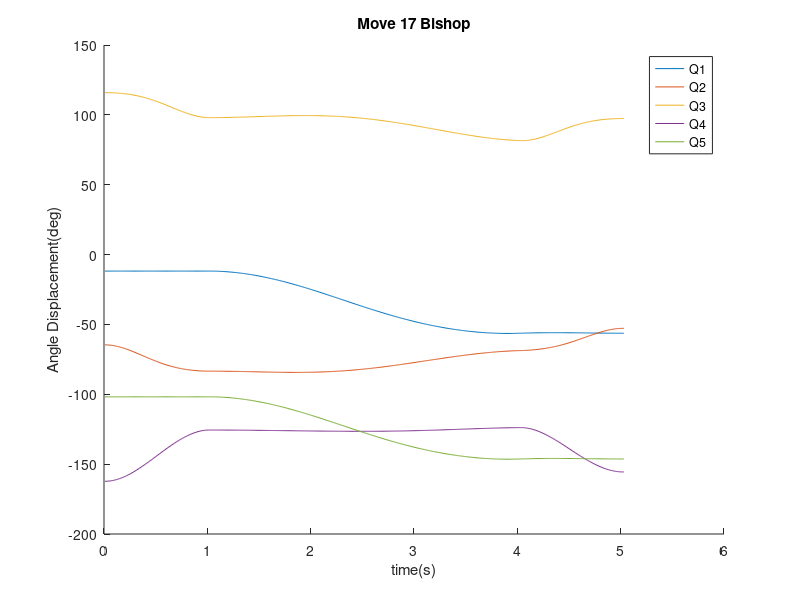

Reproduce this figure in MATLAB.
close all
clear all 
clc
load('Move17_bishop.mat')
t = 0.01:0.01:5.03;
figure;
hold on
for i = 1:5
    plot(t,record(i,:));
end
title('Move 17 Bishop')
xlabel('time(s)')
ylabel('Angle Displacement(deg)')
legend('Q1','Q2','Q3','Q4','Q5')